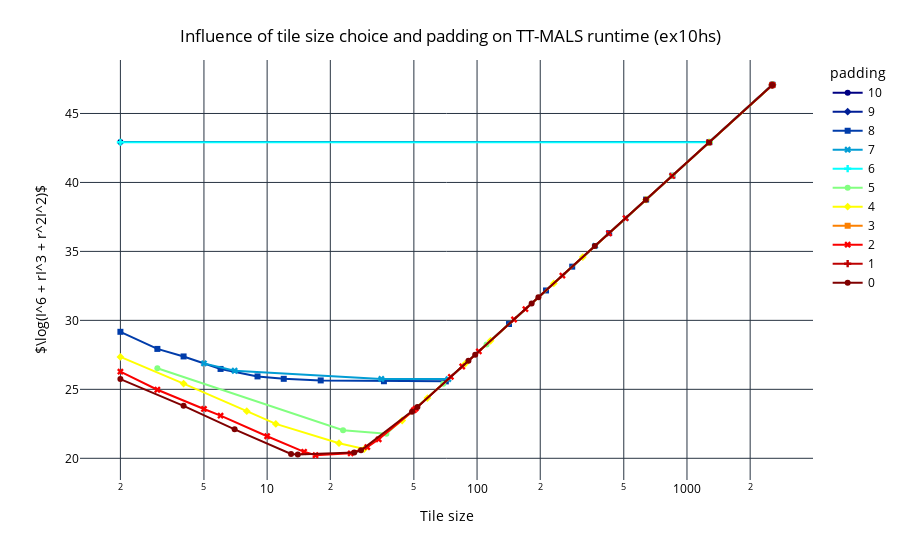

The cell this chart's notebook holds for it:
### Code cell
line_plot_padding_tile_size_tt_mals_runtime("ex10hs")

### Figure 1 — Plotly figure (JSON) as saved in the notebook; plotly's stock layout.template omitted (floating-point values rounded to 4 significant figures)
{"data": [{"hovertemplate": "padding=10<br>Tile size=%{x}<br>log_obj_func=%{y}<extra></extra>", "legendgroup": "10", "line": {"color": "rgb(0, 0, 131)", "dash": "solid"}, "marker": {"symbol": "circle"}, "mode": "lines+markers", "name": "10", "orientation": "v", "showlegend": true, "x": [2.0, 1279.0, 2558.0], "xaxis": "x", "y": [42.92, 42.92, 47.08], "yaxis": "y", "type": "scatter"}, {"hovertemplate": "padding=9<br>Tile size=%{x}<br>log_obj_func=%{y}<extra></extra>", "legendgroup": "9", "line": {"color": "rgb(0, 30, 150)", "dash": "solid"}, "marker": {"symbol": "diamond"}, "mode": "lines+markers", "name": "9", "orientation": "v", "showlegend": true, "x": [2557.0], "xaxis": "x", "y": [47.08], "yaxis": "y", "type": "scatter"}, {"hovertemplate": "padding=8<br>Tile size=%{x}<br>log_obj_func=%{y}<extra></extra>", "legendgroup": "8", "line": {"color": "rgb(0, 60, 170)", "dash": "solid"}, "marker": {"symbol": "square"}, "mode": "lines+markers", "name": "8", "orientation": "v", "showlegend": true, "x": [2.0, 3.0, 4.0, 6.0, 9.0, 12.0, 18.0, 36.0, 71.0, 142.0, 213.0, 284.0, 426.0, 639.0, 852.0, 1278.0, 2556.0], "xaxis": "x", "y": [29.17, 27.93, 27.38, 26.48, 25.94, 25.76, 25.65, 25.59, 25.58, 29.73, 32.17, 33.89, 36.33, 38.76, 40.49, 42.92, 47.08], "yaxis": "y", "type": "scatter"}, {"hovertemplate": "padding=7<br>Tile size=%{x}<br>log_obj_func=%{y}<extra></extra>", "legendgroup": "7", "line": {"color": "rgb(2, 157, 212)", "dash": "solid"}, "marker": {"symbol": "x"}, "mode": "lines+markers", "name": "7", "orientation": "v", "showlegend": true, "x": [5.0, 7.0, 35.0, 73.0, 365.0, 511.0, 2555.0], "xaxis": "x", "y": [26.88, 26.35, 25.75, 25.74, 35.4, 37.42, 47.07], "yaxis": "y", "type": "scatter"}, {"hovertemplate": "padding=6<br>Tile size=%{x}<br>log_obj_func=%{y}<extra></extra>", "legendgroup": "6", "line": {"color": "rgb(5, 255, 255)", "dash": "solid"}, "marker": {"symbol": "cross"}, "mode": "lines+markers", "name": "6", "orientation": "v", "showlegend": true, "x": [2.0, 1277.0, 2554.0], "xaxis": "x", "y": [42.91, 42.91, 47.07], "yaxis": "y", "type": "scatter"}, {"hovertemplate": "padding=5<br>Tile size=%{x}<br>log_obj_func=%{y}<extra></extra>", "legendgroup": "5", "line": {"color": "rgb(130, 255, 128)", "dash": "solid"}, "marker": {"symbol": "circle"}, "mode": "lines+markers", "name": "5", "orientation": "v", "showlegend": true, "x": [3.0, 23.0, 37.0, 69.0, 111.0, 851.0, 2553.0], "xaxis": "x", "y": [26.53, 22.03, 21.78, 25.41, 28.26, 40.48, 47.07], "yaxis": "y", "type": "scatter"}, {"hovertemplate": "padding=4<br>Tile size=%{x}<br>log_obj_func=%{y}<extra></extra>", "legendgroup": "4", "line": {"color": "rgb(255, 255, 0)", "dash": "solid"}, "marker": {"symbol": "diamond"}, "mode": "lines+markers", "name": "4", "orientation": "v", "showlegend": true, "x": [2.0, 4.0, 8.0, 11.0, 22.0, 29.0, 44.0, 58.0, 88.0, 116.0, 232.0, 319.0, 638.0, 1276.0, 2552.0], "xaxis": "x", "y": [27.35, 25.42, 23.42, 22.5, 21.09, 20.67, 22.74, 24.37, 26.86, 28.52, 32.68, 34.59, 38.75, 42.91, 47.07], "yaxis": "y", "type": "scatter"}, {"hovertemplate": "padding=3<br>Tile size=%{x}<br>log_obj_func=%{y}<extra></extra>", "legendgroup": "3", "line": {"color": "rgb(252, 128, 0)", "dash": "solid"}, "marker": {"symbol": "square"}, "mode": "lines+markers", "name": "3", "orientation": "v", "showlegend": true, "x": [2551.0], "xaxis": "x", "y": [47.07], "yaxis": "y", "type": "scatter"}, {"hovertemplate": "padding=2<br>Tile size=%{x}<br>log_obj_func=%{y}<extra></extra>", "legendgroup": "2", "line": {"color": "rgb(250, 0, 0)", "dash": "solid"}, "marker": {"symbol": "x"}, "mode": "lines+markers", "name": "2", "orientation": "v", "showlegend": true, "x": [2.0, 3.0, 5.0, 6.0, 10.0, 15.0, 17.0, 25.0, 30.0, 34.0, 50.0, 51.0, 75.0, 85.0, 102.0, 150.0, 170.0, 255.0, 425.0, 510.0, 850.0, 1275.0, 2550.0], "xaxis": "x", "y": [26.28, 24.97, 23.58, 23.09, 21.6, 20.47, 20.22, 20.36, 20.82, 21.38, 23.49, 23.61, 25.91, 26.66, 27.75, 30.06, 30.81, 33.25, 36.31, 37.41, 40.47, 42.9, 47.06], "yaxis": "y", "type": "scatter"}, {"hovertemplate": "padding=1<br>Tile size=%{x}<br>log_obj_func=%{y}<extra></extra>", "legendgroup": "1", "line": {"color": "rgb(189, 0, 0)", "dash": "solid"}, "marker": {"symbol": "cross"}, "mode": "lines+markers", "name": "1", "orientation": "v", "showlegend": true, "x": [2549.0], "xaxis": "x", "y": [47.06], "yaxis": "y", "type": "scatter"}, {"hovertemplate": "padding=0<br>Tile size=%{x}<br>log_obj_func=%{y}<extra></extra>", "legendgroup": "0", "line": {"color": "rgb(128, 0, 0)", "dash": "solid"}, "marker": {"symbol": "circle"}, "mode": "lines+markers", "name": "0", "orientation": "v", "showlegend": true, "x": [2.0, 4.0, 7.0, 13.0, 14.0, 26.0, 28.0, 49.0, 52.0, 91.0, 98.0, 182.0, 196.0, 364.0, 637.0, 1274.0, 2548.0], "xaxis": "x", "y": [25.75, 23.81, 22.1, 20.32, 20.27, 20.41, 20.58, 23.37, 23.72, 27.07, 27.51, 31.22, 31.67, 35.38, 38.74, 42.9, 47.06], "yaxis": "y", "type": "scatter"}], "layout": {"xaxis": {"anchor": "y", "domain": [0.0, 1.0], "title": {"text": "Tile size"}, "type": "log"}, "yaxis": {"anchor": "x", "domain": [0.0, 1.0], "title": {"text": "$\\log(I^6 + rI^3 + r^2I^2)$"}}, "legend": {"title": {"text": "padding"}, "tracegroupgap": 0}, "margin": {"t": 60}, "title": {"text": "Influence of tile size choice and padding on TT-MALS runtime (ex10hs)", "x": 0.5, "xanchor": "center", "yanchor": "top"}, "font": {"color": "black"}, "plot_bgcolor": "white", "paper_bgcolor": "white"}}
